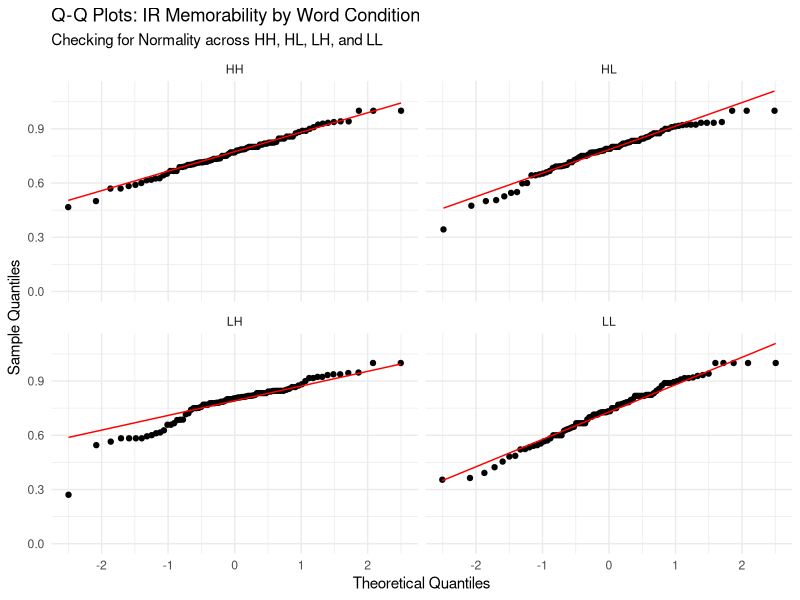
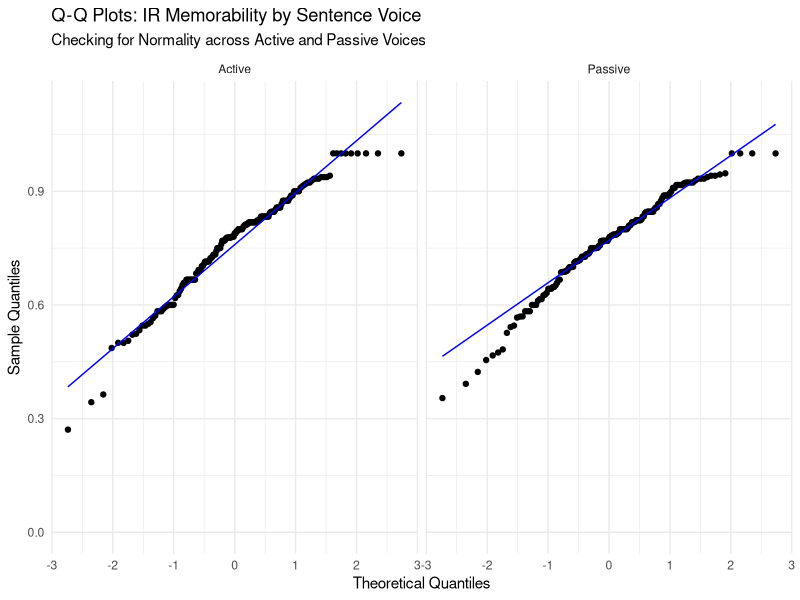
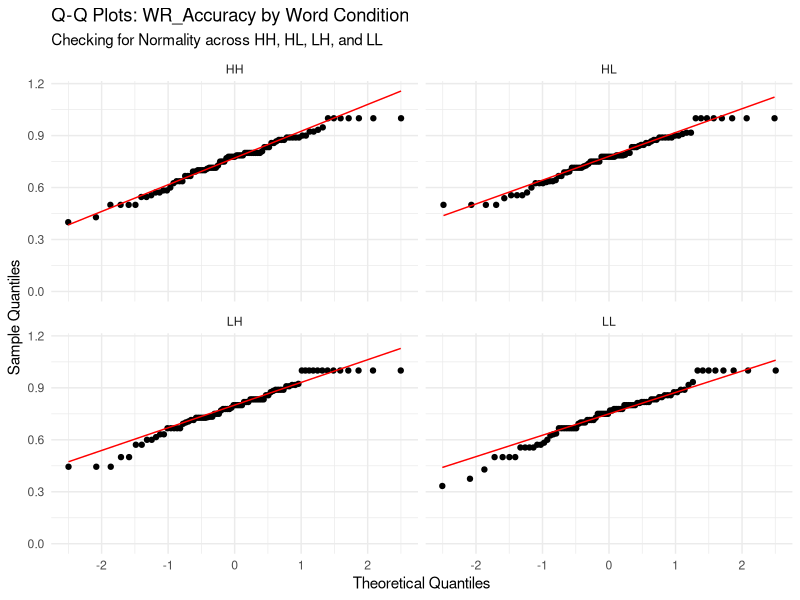
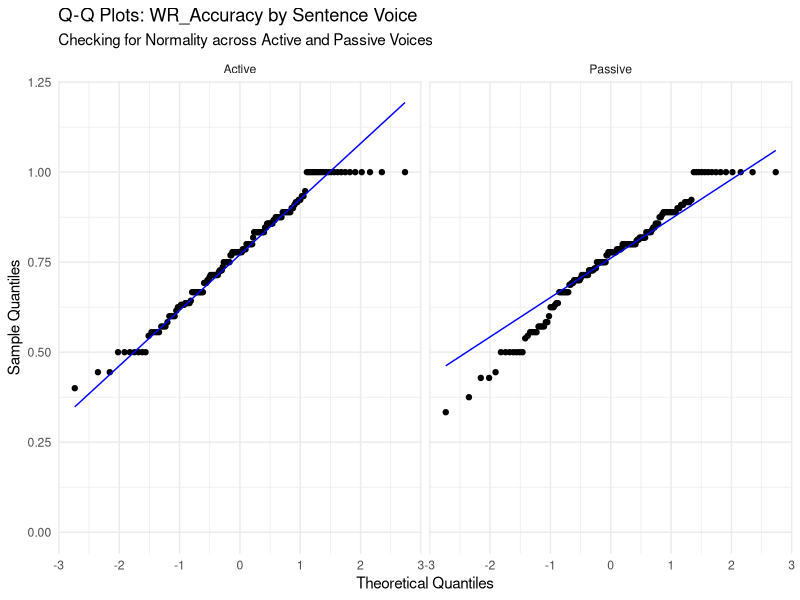
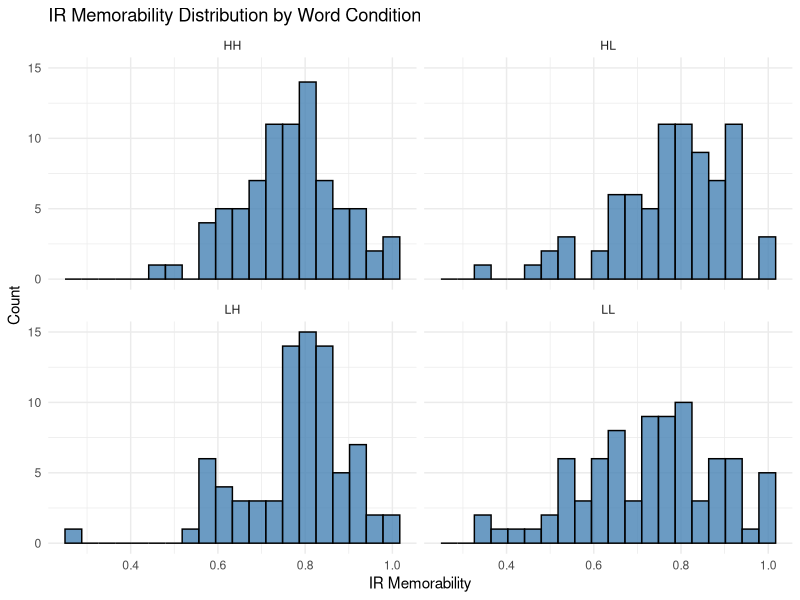
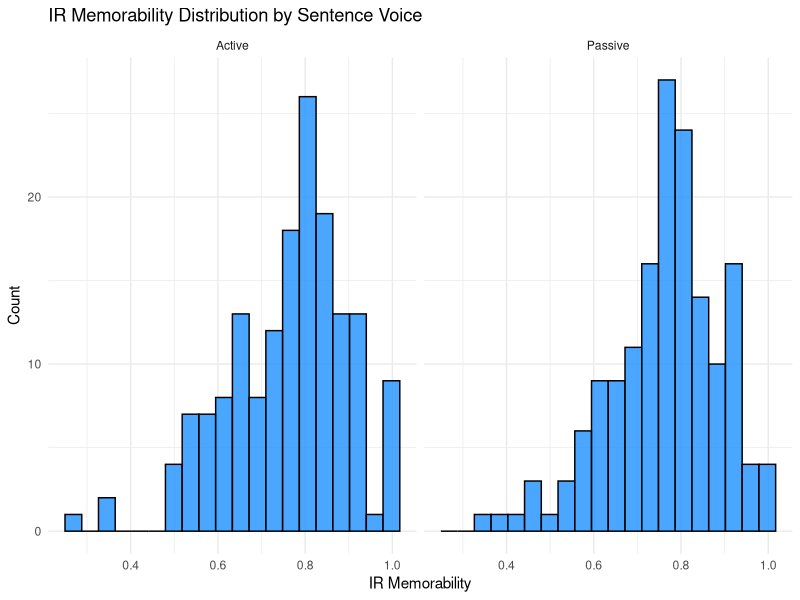
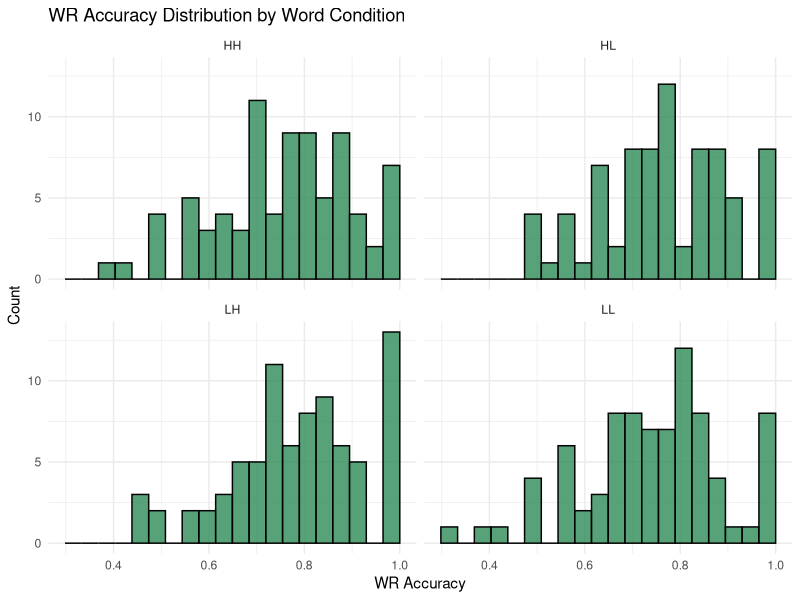
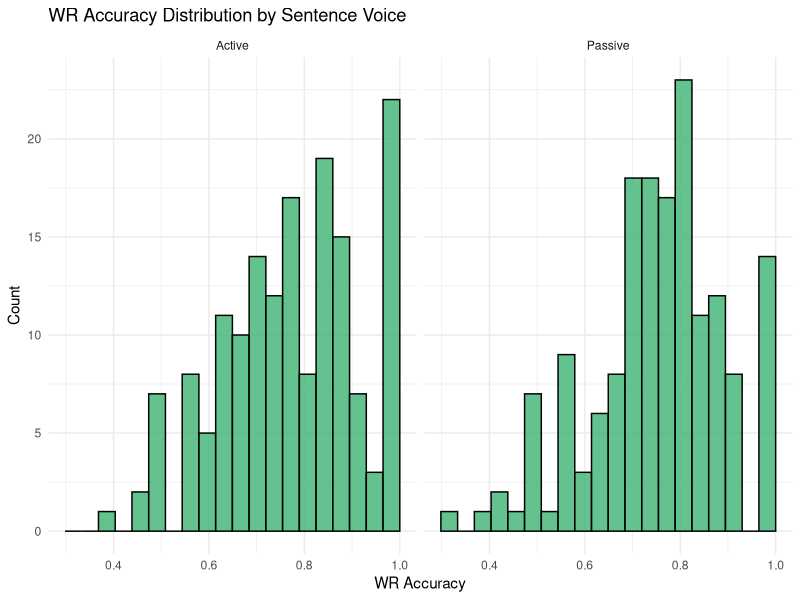

Generate these figures, in order, with R:
## ---- chunk 1
library(tidyverse)
library(stringr)
## ---- chunk 2
raw_dataset <- read_csv(
  "sentence_memorability_data.csv",
  na = c("", "NA", "N/A"),
  show_col_types = FALSE
)

aggregated_matrix <- raw_dataset %>%
  filter(isTarget == TRUE) %>%
  arrange(participant_ID, Stimulus, Timestamp) %>%
  mutate(
    # mapping conditions
    Word_Condition = case_when(
  str_detect(Stimulus, "^HH_")  ~ "HH",
  str_detect(Stimulus, "^HVL_") ~ "HL",
  str_detect(Stimulus, "^LVH_") ~ "LH",
  str_detect(Stimulus, "^LVL_") ~ "LL"
),
    Word_Condition = factor(Word_Condition, levels = c("HH","HL","LH","LL")),

    Sentence_Voice = case_when(
      str_detect(Stimulus, "_A$") ~ "Active",
      str_detect(Stimulus, "_P$") ~ "Passive",
      TRUE ~ NA_character_
    ),
    Sentence_Voice = factor(Sentence_Voice, levels = c("Active", "Passive")),

    Accuracy.IR = suppressWarnings(as.numeric(Accuracy.IR)),
    Accuracy.WR = suppressWarnings(as.numeric(Accuracy.WR)),

    # store previous IR result
    prev_IR = lag(Accuracy.IR)
  ) %>%
  group_by(Stimulus, Word_Condition, Sentence_Voice) %>%
  summarise(
    Participants = n_distinct(participant_ID),
    # IR components
    Total_Repeats = sum(isRepeat == TRUE & Event == "Sentence shown", na.rm = TRUE),
    Total_Denom = sum(is.na(isRepeat) & Event == "Sentence shown"),
    Hits = sum(Event == "IR pressed" & isRepeat == TRUE & Accuracy.IR == 1, na.rm = TRUE),
    False_Alarms = sum(Event == "IR pressed" & is.na(isRepeat), na.rm = TRUE),

    # IR metrics
    Hit_Rate = if_else(Total_Repeats > 0, Hits / Total_Repeats, 0),
    False_Alarm_Rate = if_else(Total_Denom > 0, False_Alarms / Total_Denom, 0),
    IR_Memorability = Hit_Rate - False_Alarm_Rate,

    # WR components (after correct IR)
    WR_correct = sum(Event == "WR pressed" & Accuracy.WR == 1 & prev_IR == 1, na.rm = TRUE),
    WR_total   = sum(Event == "WR pressed" & prev_IR == 1, na.rm = TRUE),

    # WR metric
    WR_Accuracy = if_else(WR_total > 0, WR_correct / WR_total, 0),

    .groups = "drop"
  ) %>%
  mutate(WR_Accuracy = replace_na(WR_Accuracy, 0))

aggregated_matrix <- aggregated_matrix %>%
  filter(Participants >= 15)

## ---- chunk 3
# Testing for Normality
# QQ Plots
library(ggplot2)

ggplot(aggregated_matrix, aes(sample = IR_Memorability)) +
  stat_qq() + 
  stat_qq_line(color = "red") +
  facet_wrap(~ Word_Condition, ncol = 2) + # This creates the 4-plot grid
  scale_y_continuous(limits = c(0, NA)) +
  labs(title = "Q-Q Plots: IR Memorability by Word Condition",
       subtitle = "Checking for Normality across HH, HL, LH, and LL",
       x = "Theoretical Quantiles",
       y = "Sample Quantiles") +
  theme_minimal()

ggplot(aggregated_matrix, aes(sample = IR_Memorability)) +
  stat_qq() + 
  stat_qq_line(color = "blue") + # Using blue to distinguish from the Word Condition plots
  facet_wrap(~ Sentence_Voice, ncol = 2) + 
  scale_y_continuous(limits = c(0, NA)) +
  labs(title = "Q-Q Plots: IR Memorability by Sentence Voice",
       subtitle = "Checking for Normality across Active and Passive Voices",
       x = "Theoretical Quantiles",
       y = "Sample Quantiles") +
  theme_minimal()

ggplot(aggregated_matrix, aes(sample = WR_Accuracy)) +
  stat_qq() + 
  stat_qq_line(color = "red") +
  facet_wrap(~ Word_Condition, ncol = 2) + # This creates the 4-plot grid
  scale_y_continuous(limits = c(0, NA)) +
  labs(title = "Q-Q Plots: WR_Accuracy by Word Condition",
       subtitle = "Checking for Normality across HH, HL, LH, and LL",
       x = "Theoretical Quantiles",
       y = "Sample Quantiles") +
  theme_minimal()

ggplot(aggregated_matrix, aes(sample = WR_Accuracy)) +
  stat_qq() + 
  stat_qq_line(color = "blue") + # Using blue to distinguish from the Word Condition plots
  facet_wrap(~ Sentence_Voice, ncol = 2) + 
  scale_y_continuous(limits = c(0, NA)) +
  labs(title = "Q-Q Plots: WR_Accuracy by Sentence Voice",
       subtitle = "Checking for Normality across Active and Passive Voices",
       x = "Theoretical Quantiles",
       y = "Sample Quantiles") +
  theme_minimal()

# Anderson Darling
library(nortest)

aggregated_matrix %>%
  group_by(Word_Condition) %>%
  summarise(
    AD_Stat = ad.test(IR_Memorability)$statistic,
    p_value = ad.test(IR_Memorability)$p.value
  )

aggregated_matrix %>%
  group_by(Sentence_Voice) %>%
  summarise(
    AD_Stat = ad.test(IR_Memorability)$statistic,
    p_value = ad.test(IR_Memorability)$p.value
  )

aggregated_matrix %>%
  group_by(Word_Condition) %>%
  summarise(
    AD_Stat = ad.test(WR_Accuracy)$statistic,
    p_value = ad.test(WR_Accuracy)$p.value
  )

aggregated_matrix %>%
  group_by(Sentence_Voice) %>%
  summarise(
    AD_Stat = ad.test(WR_Accuracy)$statistic,
    p_value = ad.test(WR_Accuracy)$p.value
  )
## ---- chunk 4
# Graph 1: Histogram of IR Memorability Scores
ggplot(aggregated_matrix, aes(x = IR_Memorability)) +
  geom_histogram(bins = 20, fill = "steelblue", color = "black", alpha = 0.8) +
  facet_wrap(~ Word_Condition, ncol = 2) +
  labs(
    title = "IR Memorability Distribution by Word Condition",
    x = "IR Memorability",
    y = "Count"
  ) +
  scale_y_continuous(limits = c(0, NA)) +
  theme_minimal()

ggplot(aggregated_matrix, aes(x = IR_Memorability)) +
  geom_histogram(bins = 20, fill = "dodgerblue", color = "black", alpha = 0.8) +
  facet_wrap(~ Sentence_Voice, ncol = 2) +
  labs(
    title = "IR Memorability Distribution by Sentence Voice",
    x = "IR Memorability",
    y = "Count"
  ) +
  scale_y_continuous(limits = c(0, NA)) +
  theme_minimal()

# Graph 2: Histogram of WR Accuracy Scores
ggplot(aggregated_matrix, aes(x = WR_Accuracy)) +
  geom_histogram(bins = 20, fill = "seagreen", color = "black", alpha = 0.8) +
  facet_wrap(~ Word_Condition, ncol = 2) +
  labs(
    title = "WR Accuracy Distribution by Word Condition",
    x = "WR Accuracy",
    y = "Count"
  ) +
  scale_y_continuous(limits = c(0, NA)) +
  theme_minimal()

ggplot(aggregated_matrix, aes(x = WR_Accuracy)) +
  geom_histogram(bins = 20, fill = "mediumseagreen", color = "black", alpha = 0.8) +
  facet_wrap(~ Sentence_Voice, ncol = 2) +
  labs(
    title = "WR Accuracy Distribution by Sentence Voice",
    x = "WR Accuracy",
    y = "Count"
  ) +
  scale_y_continuous(limits = c(0, NA)) +
  theme_minimal()

## ---- chunk 5
# Graph 3 (H1a): Violin & Boxplot for IR by Word Condition
ggplot(aggregated_matrix, aes(x = Word_Condition, y = IR_Memorability, fill = Word_Condition)) +
  geom_violin(trim = FALSE, alpha = 0.5) +
  geom_boxplot(width = 0.2, outlier.shape = NA, alpha = 0.8) +
  scale_y_continuous(limits = c(0, NA)) +
  labs(title = "H1a: IR Memorability by Word Condition", x = "Condition", y = "IR Memorability") +
  theme_minimal() + theme(legend.position = "none")

# Graph 4 (H1b): Violin & Boxplot for WR by Word Condition
ggplot(aggregated_matrix, aes(x = Word_Condition, y = WR_Accuracy, fill = Word_Condition)) +
  geom_violin(trim = FALSE, alpha = 0.5) +
  geom_boxplot(width = 0.2, outlier.shape = NA, alpha = 0.8) +
  scale_y_continuous(limits = c(0, NA)) +
  labs(title = "H1b: WR Accuracy by Word Condition", x = "Condition", y = "WR Accuracy") +
  theme_minimal() + theme(legend.position = "none")
## ---- chunk 6
# Graph 5 (H2a): Violin & Boxplot for IR by Voice
ggplot(aggregated_matrix %>% drop_na(Sentence_Voice), aes(x = Sentence_Voice, y = IR_Memorability, fill = Sentence_Voice)) +
  geom_violin(trim = FALSE, alpha = 0.5) +
  geom_boxplot(width = 0.2, outlier.shape = NA, alpha = 0.8) +
  scale_y_continuous(limits = c(0, NA)) +
  labs(title = "H2a: IR Memorability by Sentence Voice", x = "Voice", y = "IR Memorability") +
  theme_minimal() + theme(legend.position = "none")

# Graph 6 (H2b): Violin & Boxplot for WR by Voice
ggplot(aggregated_matrix %>% drop_na(Sentence_Voice), aes(x = Sentence_Voice, y = WR_Accuracy, fill = Sentence_Voice)) +
  geom_violin(trim = FALSE, alpha = 0.5) +
  geom_boxplot(width = 0.2, outlier.shape = NA, alpha = 0.8) +
  scale_y_continuous(limits = c(0, NA)) +
  labs(title = "H2b: WR Accuracy by Sentence Voice", x = "Voice", y = "WR Accuracy") +
  theme_minimal() + theme(legend.position = "none")
## ---- chunk 7
interaction_data <- aggregated_matrix %>%
  drop_na(Word_Condition, Sentence_Voice) %>%
  group_by(Word_Condition, Sentence_Voice) %>%
  summarise(
    Mean_IR = mean(IR_Memorability, na.rm = TRUE),
    Mean_WR = mean(WR_Accuracy, na.rm = TRUE),
    .groups = 'drop'
  )

# Graph 7 (H3a): Interaction Plot for IR
ggplot(interaction_data, aes(x = Word_Condition, y = Mean_IR, color = Sentence_Voice, group = Sentence_Voice)) +
  geom_line(linewidth = 1) + geom_point(size = 3) +
  labs(title = "H3a: Interaction of Word Condition and Voice (IR)", x = "Word Condition", y = "Mean IR Memorability", color = "Voice") +
  theme_minimal()

# Graph 8 (H3b): Interaction Plot for WR 
ggplot(interaction_data, aes(x = Word_Condition, y = Mean_WR, color = Sentence_Voice, group = Sentence_Voice)) +
  geom_line(linewidth = 1) + geom_point(size = 3) +
  labs(title = "H3b: Interaction of Word Condition and Voice (WR)", x = "Word Condition", y = "Mean WR Accuracy", color = "Voice") +
  theme_minimal()
## ---- chunk 8
aggregated_scaled <- aggregated_matrix %>%
  mutate(
    IR_scaled = as.numeric(scale(IR_Memorability)),
    WR_scaled = as.numeric(scale(WR_Accuracy))
  )

# Calculate average scaled IR and WR scores and their standard errors for each word condition
effect_data <- aggregated_scaled %>%
  drop_na(Word_Condition, Sentence_Voice) %>%
  group_by(Word_Condition) %>%
  summarise(
    IR_mean = mean(IR_scaled, na.rm=TRUE),
    IR_se = sd(IR_scaled, na.rm=TRUE)/sqrt(n()),
    WR_mean = mean(WR_scaled, na.rm=TRUE),
    WR_se = sd(WR_scaled, na.rm=TRUE)/sqrt(n()),
    .groups="drop"
  )

# Graph 9 (H4): Word Memorability effects on IR vs WR
effect_data_long <- effect_data %>%
  pivot_longer(cols = c(IR_mean, WR_mean), names_to = "Metric", values_to = "Mean") %>%
  mutate(SE = ifelse(Metric == "IR_mean", IR_se, WR_se))

ggplot(effect_data_long, aes(x = Word_Condition, y = Mean, fill = Metric)) +
  geom_bar(stat = "identity", position = position_dodge()) +
  geom_errorbar(aes(ymin = Mean - SE, ymax = Mean + SE), width = 0.2, position = position_dodge(0.9)) +
  labs(title = "H4: Word Memorability Effect Magnitude (IR vs WR)", x = "Word Condition", y = "Score Magnitude") +
  scale_fill_manual(values = c("steelblue", "seagreen"), labels = c("IR Memorability", "WR Accuracy")) +
  theme_minimal()

# Graph 10 (H5): Sentence Voice effects on IR vs WR
voice_effect <- aggregated_scaled %>%
  drop_na(Sentence_Voice) %>%
  group_by(Sentence_Voice) %>%
  summarise(
    IR_mean = mean(IR_scaled, na.rm=TRUE),
    IR_se = sd(IR_scaled, na.rm=TRUE)/sqrt(n()),
    WR_mean = mean(WR_scaled, na.rm=TRUE),
    WR_se = sd(WR_scaled, na.rm=TRUE)/sqrt(n()),
    .groups="drop"
  ) %>%
  pivot_longer(cols = c(IR_mean, WR_mean), names_to = "Metric", values_to = "Mean") %>%
  mutate(SE = ifelse(Metric == "IR_mean", IR_se, WR_se))

ggplot(voice_effect, aes(x = Sentence_Voice, y = Mean, fill = Metric)) +
  geom_bar(stat = "identity", position = position_dodge()) +
  geom_errorbar(aes(ymin = Mean - SE, ymax = Mean + SE), width = 0.2, position = position_dodge(0.9)) +
  labs(title = "H5: Sentence Voice Effect Magnitude (IR vs WR)", x = "Sentence Voice", y = "Score Magnitude") +
  scale_fill_manual(values = c("steelblue", "seagreen"), labels = c("IR Memorability", "WR Accuracy")) +
  theme_minimal()
## ---- chunk 9
# Descriptive stats by Word Condition
desc_word <- aggregated_matrix %>%
  drop_na(Word_Condition) %>%
  group_by(Word_Condition) %>%
  summarise(
    IR_mean = mean(IR_Memorability, na.rm = TRUE),
    IR_sd = sd(IR_Memorability, na.rm = TRUE),
    IR_median = median(IR_Memorability, na.rm = TRUE),

    WR_mean = mean(WR_Accuracy, na.rm = TRUE),
    WR_sd = sd(WR_Accuracy, na.rm = TRUE),
    WR_median = median(WR_Accuracy, na.rm = TRUE),

    n = n(),
    .groups = "drop"
  )

print(desc_word)
## ---- chunk 10
# Descriptive stats by Sentence Voice
desc_voice <- aggregated_matrix %>%
  drop_na(Sentence_Voice) %>%
  group_by(Sentence_Voice) %>%
  summarise(
    IR_mean = mean(IR_Memorability, na.rm = TRUE),
    IR_sd = sd(IR_Memorability, na.rm = TRUE),
    IR_median = median(IR_Memorability, na.rm = TRUE),

    WR_mean = mean(WR_Accuracy, na.rm = TRUE),
    WR_sd = sd(WR_Accuracy, na.rm = TRUE),
    WR_median = median(WR_Accuracy, na.rm = TRUE),

    n = n(),
    .groups = "drop"
  )

print(desc_voice)
## ---- chunk 11
kruskal_ir_word <- kruskal.test(IR_Memorability ~ Word_Condition, data = aggregated_matrix)
print(kruskal_ir_word)
## ---- chunk 12
kruskal_wr_word <- kruskal.test(WR_Accuracy ~ Word_Condition, data = aggregated_matrix)
print(kruskal_wr_word)
## ---- chunk 13
t_ir_voice <- t.test(
  IR_Memorability ~ Sentence_Voice,
  data = aggregated_matrix,
  var.equal = FALSE  
)

print(t_ir_voice)
## ---- chunk 14
t_ir_voice <- t.test(
  WR_Accuracy ~ Sentence_Voice,
  data = aggregated_matrix,
  var.equal = FALSE  
)

print(t_ir_voice)
## ---- chunk 15
# Create categorical correctness variables
processed_trials <- raw_dataset %>%
  filter(isTarget == TRUE) %>%
  arrange(participant_ID, Stimulus, Timestamp) %>%
  group_by(participant_ID, Stimulus) %>%
  mutate(
    Word_Condition = case_when(
      str_detect(Stimulus, "^HH_")  ~ "HH",
      str_detect(Stimulus, "^HVL_") ~ "HL",
      str_detect(Stimulus, "^LVH_") ~ "LH",
      str_detect(Stimulus, "^LVL_") ~ "LL"
    ),
    Word_Condition = factor(Word_Condition, levels = c("HH", "HL", "LH", "LL")),

    Sentence_Voice = case_when(
      str_detect(Stimulus, "_A$") ~ "Active",
      str_detect(Stimulus, "_P$") ~ "Passive",
      TRUE ~ NA_character_
    ),
    Sentence_Voice = factor(Sentence_Voice, levels = c("Active", "Passive")),

    Accuracy.IR = suppressWarnings(as.numeric(Accuracy.IR)),
    Accuracy.WR = suppressWarnings(as.numeric(Accuracy.WR)),
    prev_IR = lag(Accuracy.IR)
  ) %>%
  ungroup()

ir_data <- processed_trials %>%
  filter(Event == "IR pressed") %>%
  mutate(
    IR_Result = case_when(
      isRepeat == TRUE & Accuracy.IR == 1 ~ "Correct",
      is.na(isRepeat) ~ "Incorrect",
      TRUE ~ NA_character_
    )
  ) %>%
  filter(!is.na(IR_Result))

wr_data <- processed_trials %>%
  filter(Event == "WR pressed", prev_IR == 1) %>%
  mutate(
    WR_Result = case_when(
      Accuracy.WR == 1 ~ "Correct",
      Accuracy.WR == 0 ~ "Incorrect",
      TRUE ~ NA_character_
    )
  ) %>%
  filter(!is.na(WR_Result))



ir_word_table <- table(ir_data$Word_Condition, ir_data$IR_Result)
fisher_ir_word <- fisher.test(ir_word_table)
print(fisher_ir_word)

wr_word_table <- table(wr_data$Word_Condition, wr_data$WR_Result)
fisher_wr_word <- fisher.test(wr_word_table)
print(fisher_wr_word)

ir_voice_table <- table(ir_data$Sentence_Voice, ir_data$IR_Result)
fisher_ir_voice <- fisher.test(ir_voice_table)
print(fisher_ir_voice)

wr_voice_table <- table(wr_data$Sentence_Voice, wr_data$WR_Result)
fisher_wr_voice <- fisher.test(wr_voice_table)
print(fisher_wr_voice)
## ---- chunk 16
# Create categorical correctness variables

ir_word_table <- table(ir_data$Word_Condition, ir_data$IR_Result)
chisq_ir_word <- chisq.test(ir_word_table)
print(chisq_ir_word)

wr_word_table <- table(wr_data$Word_Condition, wr_data$WR_Result)
chisq_wr_word <- chisq.test(wr_word_table)
print(chisq_wr_word)

ir_voice_table <- table(ir_data$Sentence_Voice, ir_data$IR_Result)
chisq_ir_voice <- chisq.test(ir_voice_table)
print(chisq_ir_voice)

wr_voice_table <- table(wr_data$Sentence_Voice, wr_data$WR_Result)
chisq_wr_voice <- chisq.test(wr_voice_table)
print(chisq_wr_voice)
## ---- chunk 17
ir_wr_counts <- raw_dataset %>%
  arrange(participant_ID, Stimulus, Timestamp) %>%
  group_by(participant_ID) %>%  
  mutate(
    Accuracy.IR = suppressWarnings(as.numeric(Accuracy.IR)),
    Accuracy.WR = suppressWarnings(as.numeric(Accuracy.WR)),
    prev_IR = lag(Accuracy.IR)
  ) %>%
  ungroup() %>%
  summarise(
    IR_Total = sum(Event == "IR pressed", na.rm = TRUE),
    IR_Correct = sum(Event == "IR pressed" & Accuracy.IR == 1 & isRepeat==TRUE, na.rm = TRUE),
    IR_Incorrect = sum(Event == "IR pressed" & Accuracy.IR == 0, na.rm = TRUE),

    WR_Total = sum(Event == "WR pressed" & prev_IR == 1, na.rm = TRUE),
    WR_Correct = sum(Event == "WR pressed" & Accuracy.WR == 1 & prev_IR == 1, na.rm = TRUE),
    WR_Incorrect = sum(Event == "WR pressed" & Accuracy.WR == 0 & prev_IR == 1, na.rm = TRUE)
  )

print(ir_wr_counts)
